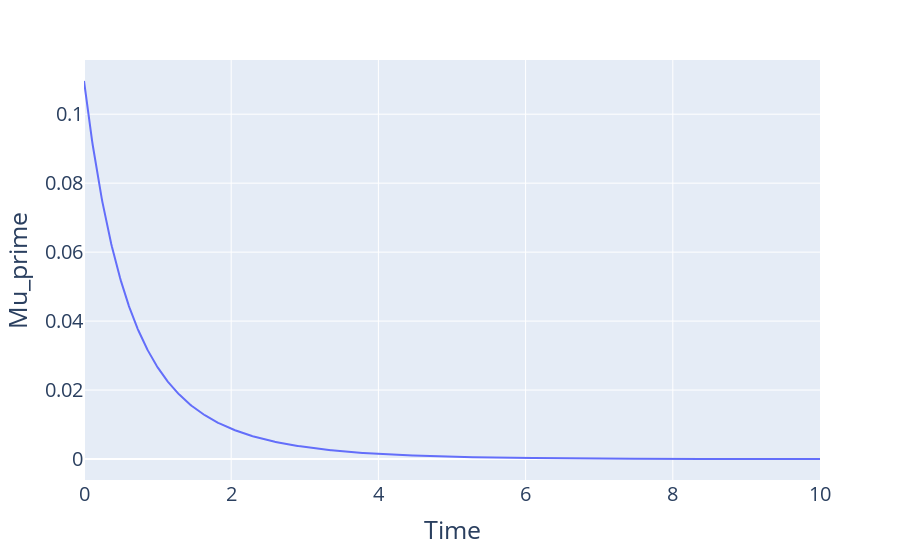

Write notebook code for a chart like this one.
### Code cell
df2 = pd.DataFrame({'Time': t_range_large, 'Mu_prime': mu_prime_range1})
fig2 = px.line(df2, x='Time', y='Mu_prime')
fig2.update_layout(
    xaxis=dict(
        title_font=dict(size=25),
        tickfont=dict(size=20),
    ),
    yaxis=dict(
        title_font=dict(size=25),
        tickfont=dict(size=20),
    )
)

fig2.show()

### Figure 1 — Plotly figure (JSON) as saved in the notebook; plotly's stock layout.template omitted (floating-point values rounded to 4 significant figures; data arrays with more than 128 entries replaced by an {"elided": "..."} marker saying what was removed)
{"data": [{"hovertemplate": "Time=%{x}<br>Mu_prime=%{y}<extra></extra>", "legendgroup": "", "line": {"color": "#636efa", "dash": "solid"}, "marker": {"symbol": "circle"}, "mode": "lines", "name": "", "orientation": "v", "showlegend": false, "type": "scatter", "x": {"elided": "1000 float values"}, "xaxis": "x", "y": {"elided": "1000 float values"}, "yaxis": "y"}], "layout": {"legend": {"tracegroupgap": 0}, "margin": {"t": 60}, "xaxis": {"anchor": "y", "domain": [0, 1], "tickfont": {"size": 20}, "title": {"font": {"size": 25}, "text": "Time"}}, "yaxis": {"anchor": "x", "domain": [0, 1], "tickfont": {"size": 20}, "title": {"font": {"size": 25}, "text": "Mu_prime"}}}}
